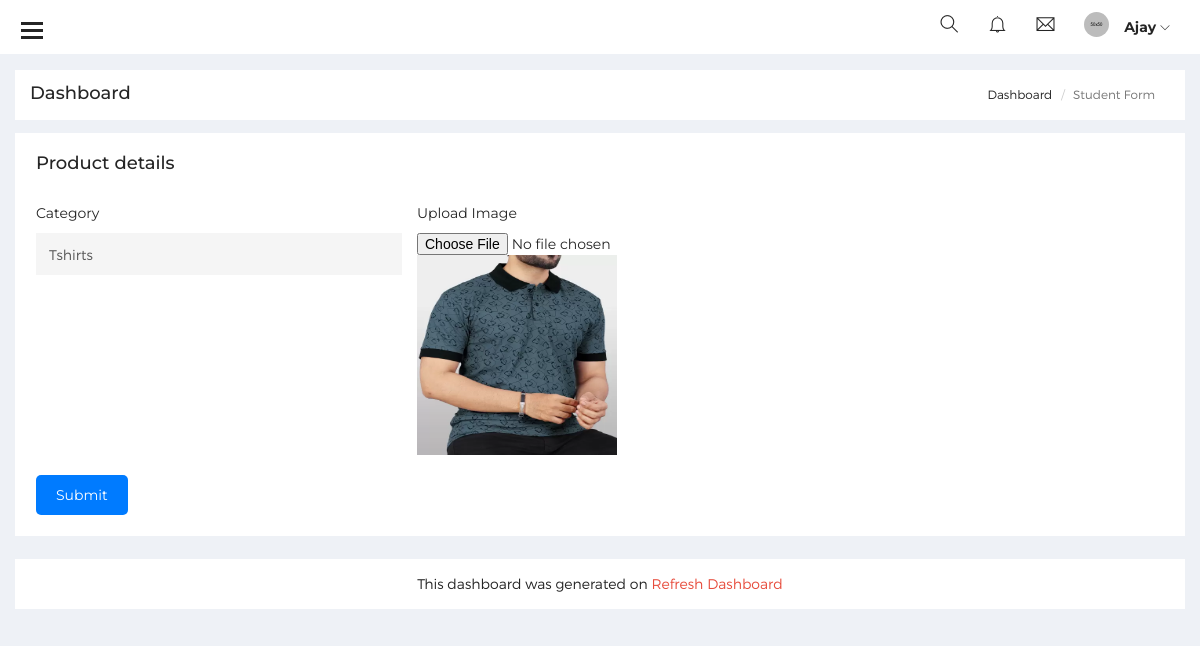
/overlay/category-edit.php?edit_id=5, run on the app's committed database.
### tables this page shows
CREATE TABLE `category` (
  `id` int(11) NOT NULL,
  `category` varchar(255) NOT NULL,
  `img_path` varchar(255) NOT NULL
);

### overlay/category-edit.php (the view, shortened to what this page needs)
<!DOCTYPE html>
<html lang="en">
<head>
  <link href="assets/css/lib/calendar2/pignose.calendar.min.css" rel="stylesheet">
  <link href="assets/css/lib/font-awesome.min.css" rel="stylesheet">
  <link href="assets/css/lib/themify-icons.css" rel="stylesheet">
  <link href="assets/css/lib/menubar/sidebar.css" rel="stylesheet">
  <link href="assets/css/lib/bootstrap.min.css" rel="stylesheet">
  <link href="assets/css/lib/unix.css" rel="stylesheet">
  <link href="assets/css/style.css" rel="stylesheet">
</head>
<body class="sidebar-hide">
  <?php include 'header1.php' ?>
  <div class="content-wrap">
    <div class="main">
      <div class="container-fluid">
        <div class="row">
          <div class="col-lg-8 p-r-0 title-margin-right">
            <div class="page-header">
              <div class="page-title">
                <h1>Dashboard</h1>
              </div>
            </div>
          </div>
          <div class="col-lg-4 p-l-0 title-margin-left">
            <div class="page-header">
              <div class="page-title">
                <ol class="breadcrumb text-right">
                  <li><a href="#">Dashboard</a></li>
                  <li class="active">Student Form</li>
                </ol>
              </div>
            </div>
          </div>
        </div>
        <div id="main-content">
          <div class="row">
            <div class="col-md-12">
              <div class="card alert">
                <div class="card-body">
                  <div class="card-header m-b-20">
                    <h4>Product details</h4>
                  </div>
                  <?php
                  if (isset($_GET['edit_id'])) {
                    $conn = new mysqli("localhost", "root", "", "shopping");
                    $edit_id = $_GET['edit_id'];
                    $sql = "SELECT * FROM category WHERE id = $edit_id";
                    $result = $conn->query($sql);
                    if ($result->num_rows > 0) {
                      $row = $result->fetch_assoc();
                  ?>
                      <form method="post" enctype="multipart/form-data">
                        <div class="row">
                          <div class="col-md-4">
                            <div class="basic-form">
                              <div class="form-group">
                                <label>Category</label>
                                <input name="category" type="text" class="form-control border-none input-flat bg-ash" value="<?php echo $row['category']; ?>">
                              </div>
                            </div>
                          </div>
                          <div class="col-md-4">
                            <div class="basic-form">
                              <div class="form-group">
                                <label>Upload Image</label>
                                <input name="image" type="file">
                                <img src="<?php echo $row['img_path']; ?>" height="200px" width="200px" alt="">
                              </div>
                            </div>
                          </div>
                        </div>
                        <button type="submit" name="submit" class="btn btn-primary">Submit</button>
                      </form>
                  <?php
                    } else {
                      echo "No record found";
                    }
                  }
                  ?>
                </div>
              </div>
            </div>
          </div>
          <div class="row">
            <div class="col-lg-12">
              <div class="footer">
                <p>This dashboard was generated on <span id="date-time"></span> <a href="#" class="page-refresh">Refresh Dashboard</a></p>
              </div>
            </div>
          </div>
        </div>
      </div>
    </div>
  </div>
</body>
</html>

### data on the page
category: category "Tshirts", img_path (picture)
